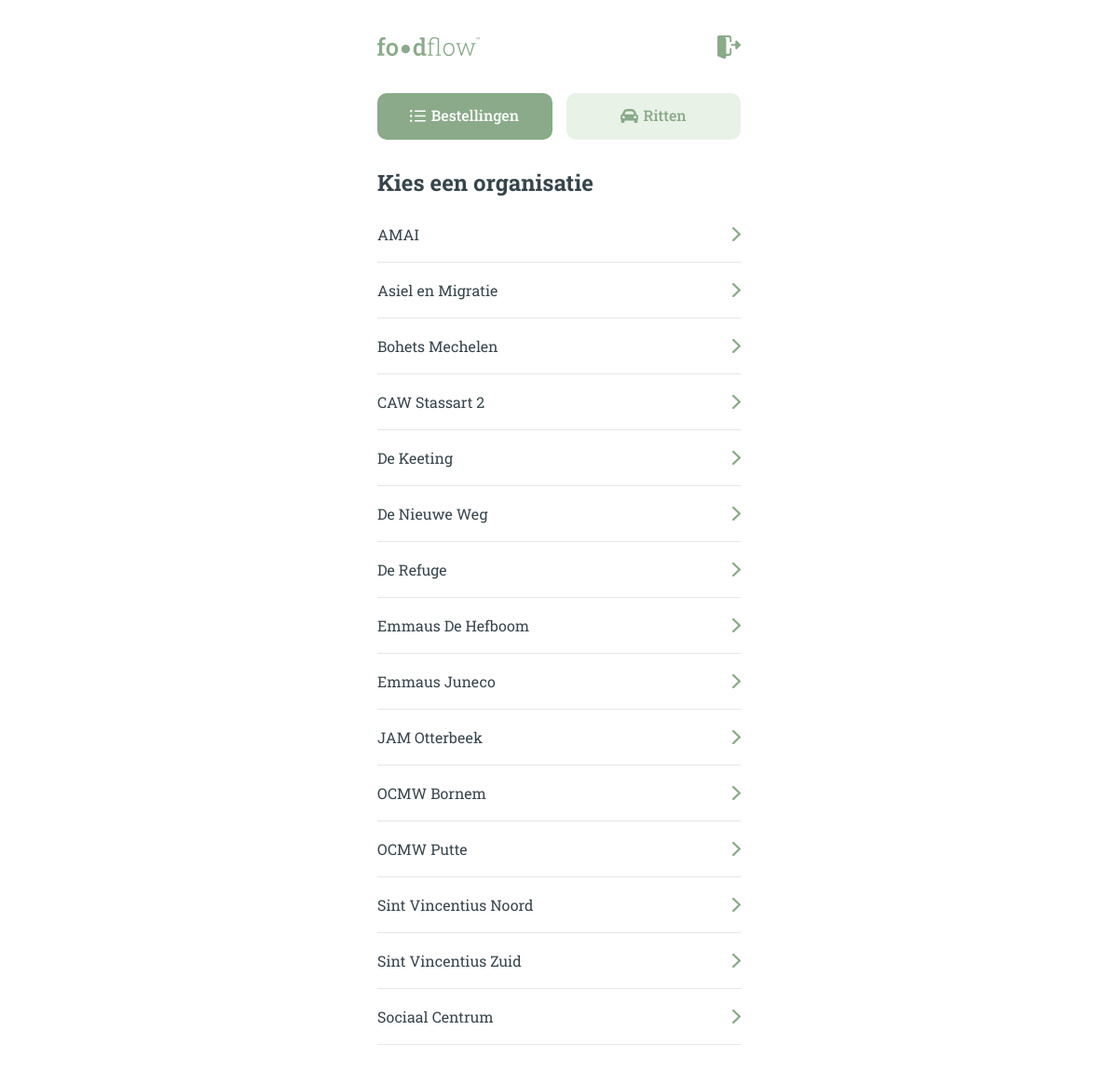
The app's page /index.php (signed in) with its own data.
### tables this page shows
CREATE TABLE `client` (
  `id` int(11) unsigned NOT NULL AUTO_INCREMENT,
  `name` varchar(300) NOT NULL DEFAULT '',
  `address_street` varchar(300) NOT NULL DEFAULT '',
  `address_number` varchar(10) NOT NULL DEFAULT '',
  `city` varchar(300) NOT NULL DEFAULT '',
  `postal_code` varchar(10) NOT NULL DEFAULT '',
  `phone` varchar(15) NOT NULL DEFAULT '',
  `email` varchar(300) NOT NULL DEFAULT '',
  PRIMARY KEY (`id`)
);

### classes/Client.php (called while the page is built, shortened)
<?php
    class Client {
        public static function getAllClients() {
            $conn = Db::getInstance();
            $q = $conn->prepare("SELECT * FROM client ORDER BY name ASC");
            $q->execute();
            $clients = $q->fetchAll();
            return $clients;
        }
    }

### index.php (the view, shortened to what this page needs)
<?php
    include_once("./classes/Client.php");
    $clients = Client::getAllClients();
?><!DOCTYPE html>
<html lang="nl">
<head>
    <link rel="stylesheet" href="css/style.css">
</head>
<body>
    <header class="header">
        <img src="./images/logo-word.svg" alt="Foodflow" class="header__logo"/>
        <a href="logout.php" class="header__logout-icon">
            <img src="./images/logout.svg" alt="Log uit">
        </a>
    </header>
    <main>
        <div class="menu">
            <a href="index.php" class="menu__item menu__item--active">
                <img src="./images/orders-white.svg">
                <span>Bestellingen</span>
            </a>
            <a href="rides.php" class="menu__item">
                <img src="./images/car-green.svg" alt="">
                <span>Ritten</span>
            </a>
        </div>
        <h2>Kies een organisatie</h2>
        <div class="client-list">
            <?php foreach($clients as $client): ?>
                <div class="client-list__item">
                    <a href="sorting-card.php?id=<?php echo $client["id"]; ?>">
                        <span><?php echo $client["name"]; ?></span>
                        <img src="./images/arrow-forward.svg" alt="Open">
                    </a>
                </div>
            <?php endforeach; ?>
        </div>
    </main>
</body>
</html>

### css/style.css (style rules this page uses)
*,:after,:before { margin:0;padding:0;-webkit-box-sizing:border-box;box-sizing:border-box;font-family:"Roboto Slab",sans-serif }
footer,header,main { max-width:450px;margin-left:auto;margin-right:auto }
main { padding:30px }
h1,h2,h3,h4,h5,label,p { color:#37454c }
.header { height:100px;padding-left:30px;padding-right:30px;display:-webkit-box;display:-ms-flexbox;display:flex;-webkit-box-orient:horizontal;-webkit-box-direction:normal;-ms-flex-direction:row;flex-direction:row;-webkit-box-align:center;-ms-flex-align:center;align-items:center;margin-bottom:-30px }
.header__logo { height:20px }
.header__logout-icon { margin-left:auto;height:25px }
.menu { display:-webkit-box;display:-ms-flexbox;display:flex;gap:15px;margin-bottom:30px }
.menu__item { color:#ffffff;background-color:#e8f2e7;color:#8aaa89;text-decoration:none;font-weight:500;font-size:1em;border-radius:10px;height:50px;width:100%;padding-bottom:0.2em;display:-webkit-box;display:-ms-flexbox;display:flex;-webkit-box-align:center;-ms-flex-align:center;align-items:center;-webkit-box-pack:center;-ms-flex-pack:center;justify-content:center }
.menu__item img { margin-top:0.1em;margin-right:6px;display:none }
.menu__item--active { background-color:#8aaa89;color:#ffffff }
@media screen and (min-width:370px) { .menu__item img { display:inline } }
.client-list { margin-top:10px }
.client-list__item a { display:-webkit-box;display:-ms-flexbox;display:flex;-webkit-box-orient:horizontal;-webkit-box-direction:normal;-ms-flex-direction:row;flex-direction:row;-webkit-box-align:center;-ms-flex-align:center;align-items:center;width:100%;text-decoration:none;color:#37454c;height:60px;border-bottom:1px solid #e6e6e6 }
.client-list__item a span { font-size:1em }
.client-list__item a img { margin-left:auto;height:15px }

### records on screen
client: name "AMAI"
client: name "Asiel en Migratie"
client: name "Bohets Mechelen"
client: name "CAW Stassart 2"
client: name "De Keeting"
client: name "De Nieuwe Weg"
client: name "De Refuge"
client: name "Emmaus De Hefboom"
client: name "Emmaus Juneco"
client: name "JAM Otterbeek"
client: name "OCMW Bornem"
client: name "OCMW Putte"
client: name "Sint Vincentius Noord"
client: name "Sint Vincentius Zuid"
client: name "Sociaal Centrum"
